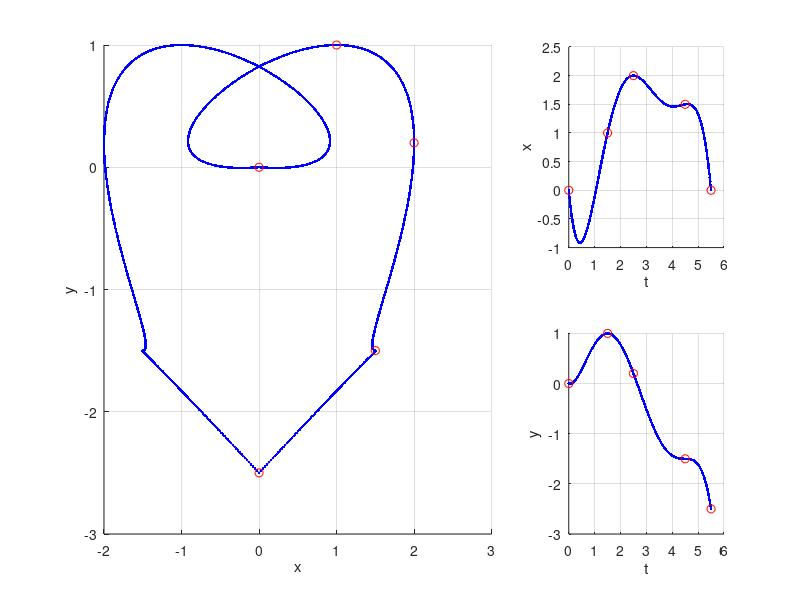

This chart was generated by the following MATLAB code:
clear;

%common parameter
t=[0.0...
   1.5 ...
   2.5 ...
   4.5 ...
   5.5];

x=[0.0 ...
   1.0 ...
   2.0 ...
   1.5 ...
   0.0];

y=[0.0 ...
   1.0 ...
   0.2 ...
  -1.5 ...
  -2.5];

%restrictions for x

Ax=vander(t);%the coordinate value requirements
Ax=Ax(:,end:-1:1);%reverse the order to agree on our formulation
Ax(:,end+1)=[t'].^5;%adding to complete 5th order case

t0=t(3);%at t2...
Ax(end+1,:)=[0 1 2*t0 3*t0^2 4*t0^3 5*t0^4];%...extremity required
bx=[x';0];

%restrictions for y

Ay=vander(t);%the coordinate value requirements
Ay=Ay(:,end:-1:1);%reverse the order to agree on our formulation
Ay(:,end+1)=[t'].^5;%adding to complete 5th order case

t0=t(2);%at t1...
Ay(end+1,:)=[0 1 2*t0 3*t0^2 4*t0^3 5*t0^4];%...extremity required
by=[y';0];

%solving for parameters
px=Ax\bx;
py=Ay\by;

N=10^3;
tplot=linspace(min(t),max(t),N);
xplot=polyval(px(end:-1:1),tplot);
yplot=polyval(py(end:-1:1),tplot);

Xplot=polyval(px(end:-1:1),t);
Yplot=polyval(py(end:-1:1),t);

%plotting
figure(1);
clf;

vert=2;
horz=3;

subplot(vert,horz,[1 2 4 5]);
hold on;
plot(xplot,yplot,'b.-');
plot(-xplot,yplot,'b.-');
plot(Xplot,Yplot,'ro');
grid on;
xlabel('x');
ylabel('y');

subplot(vert,horz,[3]);
hold on;
plot(tplot,xplot,'b.-');
plot(t,Xplot,'ro');
grid on;
xlabel('t');
ylabel('x');

subplot(vert,horz,[6]);
hold on;
plot(tplot,yplot,'b.-');
plot(t,Yplot,'ro');
grid on;
xlabel('t');
ylabel('y');
